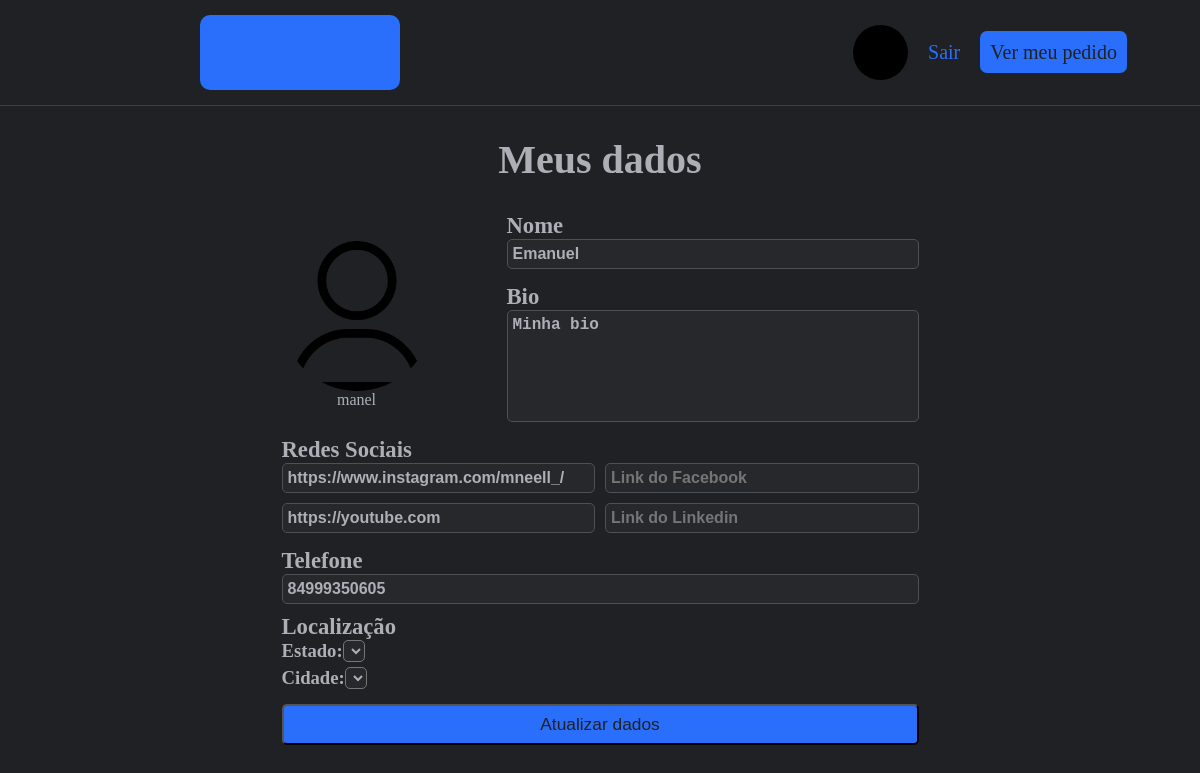
The app's page /profile/ (signed in) with its own data.
### myapp/models.py (models this page shows, shortened)
class Profile(models.Model):
    user = models.ForeignKey(User, on_delete=models.CASCADE)
    name = models.CharField(max_length=40)
    cellphone = models.CharField(max_length=11)
    state = models.CharField(max_length=2, blank=True)
    city = models.CharField(max_length=20, blank=True)
    image = models.ImageField(upload_to="profile-images", blank=True)
    bio = models.TextField(blank=True)
    link_youtube = models.CharField(max_length=150, blank=True)
    link_instagram = models.CharField(max_length=150, blank=True)
    link_facebook = models.CharField(max_length=150, blank=True)
    link_linkedin = models.CharField(max_length=150, blank=True)

### myapp/views.py (the view, shortened to what this page needs)
# urls.py: path('profile/', myapp.profile, name="profile"),
def profile(request: HttpRequest):
    if request.user.is_authenticated:
        profile = Profile.objects.filter(user_id=request.user).get()
        checkImageExists(profile)
        return render(request, "myapp/profile.html", context={"states": ufbr.list_uf, "cities": ufbr.list_cidades(profile.state), "profile": profile})
    else:
        return redirect("register")

### myapp/views.py (called while the page is built)
def checkImageExists(profile):
    print(profile.image)
    if not profile.image:
        return False
    fss = FileSystemStorage()
    if not fss.exists(str(profile.image).split("/")[-1]):
        profile.image = None
        profile.save()
        return False
    return True

### myapp/templates/myapp/profile.html (shortened to what this page needs)
{% extends 'myapp/base.html' %}
{% load static %}
{% block content %}
    <link rel="stylesheet" href="{% static 'css/profile.css' %}">
    <div class="profile-header">
        <h1 class="profile-header-title">Meus dados</h1>
    </div>
    <div class="profile-body">
        <form class="profile-form" enctype="multipart/form-data" action="{% url 'profile' %}" method="POST">
            <div class="my-profile">
                <div class="profile-identity">
                    <label for="imageInput">
                        <img class="profile-img"
                        {% if profile.image %}
                            src="{{profile.image}}"
                        {% else %}
                            src="{% static 'images/user.png' %}"
                        {% endif %}
                        alt="">
                    </label>
                    {{user.username}}
                </div>
                <div class="name-and-bio">
                    <label for="">Nome</label>
                    <input type="text" name="name" value="{{profile.name}}">
                    <label for="">Bio</label>
                    <textarea type="text" name="bio">{{profile.bio}}</textarea>
                </div>
            </div>
            <div class="social-medias">
                <label for="">Redes Sociais</label>
                <div class="social-medias-content">
                    <input type="text" name="link_instagram" value="{{profile.link_instagram}}" placeholder="Link do Instagram">
                    <input type="text" name="link_facebook" value="{{profile.link_facebook}}" placeholder="Link do Facebook">
                    <input type="text" name="link_youtube" value="{{profile.link_youtube}}" placeholder="Link do Youtube">
                    <input type="text" name="link_linkedin" value="{{profile.link_linkedin}}" placeholder="Link do Linkedin">
                </div>
            </div>
            <div class="cellphone">
                <label for="">Telefone</label>
                <input type="text" name="cellphone" value="{{profile.cellphone}}" placeholder="Número de Telefone">
            </div>
            <div class="place">
                <label>Localização</label>
                <div class="place-row">
                    <label>Estado:</label>
                    <select name="state" id="id_state">
                    </select>
                </div>
                <div class="place-row">
                    <label>Cidade:</label>
                    <select name="city" id="id_city">
                    </select>
                </div>
            </div>
            <button type="submit">Atualizar dados</button>
        </form>
    </div>
{% endblock %}

### myapp/static/css/base.css (style rules this page uses)
html { height: 100%; color: #acb0b6; }
input, textarea { color: #acb0b6; padding-left: 10px; }
button { background-color: #296ffb; color: #202124; }
body { margin: 0px; display: flex; flex-direction: column; background-color: #202124; height: 100%; }
select { background-color: #26282c; border-radius: 5px; color: #acb0b6; }

### myapp/static/css/profile.css (style rules this page uses)
.profile-header { display: flex; width: 100%; justify-content: center; align-items: center; flex-direction: column; margin: 30px 0px; }
.profile-header-title { font-size: 30pt; margin: 0px; }
.profile-body { display: flex; flex-direction: column; height: 100%; }
.profile-form { display: flex; flex-direction: column; justify-content: center; align-items: center; }
.profile-form button { font-size: 13pt; padding: 8px; border-radius: 5px; }
.profile-form label { font-size: 17pt; font-weight: bold; }
.profile-form input, .profile-form textarea { font-size: 12pt; border-radius: 5px; font-weight: bold; border: #4c5057 1px solid; background-color: #26282c; width: 400px; margin-bottom: 15px; padding: 5px; }
.social-medias-content { display: grid; width: 100%; gap: 10px; grid-template-columns: auto auto; margin-bottom: 15px; }
.social-medias-content input { display: flex; width: auto; margin: 0px; }
.cellphone, .place { display: flex; width: 100%; flex-direction: column; margin-bottom: 10px; }
.cellphone input { display: flex; width: auto; margin: 0px; }
.social-medias { width: 100%; }
.profile-form textarea { resize: none; height: 100px; }
.profile-form button { width: 100%; }
.name-and-bio { display: flex; flex-direction: column; }
.my-profile { display: flex; justify-content: center; align-items: center; gap: 75px; }
.place-row label { font-size: 14pt; }
.place-row { display: flex; width: 100%; margin-bottom: 5px; }
.profile-identity { display: flex; flex-direction: column; justify-content: center; align-items: center; }
.profile-identity img { width: 150px; height: 150px; border-radius: 75px; }
.profile-identity label { cursor: pointer; }
.profile-img { position: absolute; z-index: -1; }
.profile-identity label { display: flex; justify-content: center; align-items: center; visibility: visible; width: 150px; height: 150px; }

### records on screen
Profile: name "Emanuel", bio "Minha bio", link_instagram "https://www.instagram.com/mneell_/", link_youtube "https://youtube.com", cellphone "84999350605"

### other values on screen
{{ user.username }} "manel"
